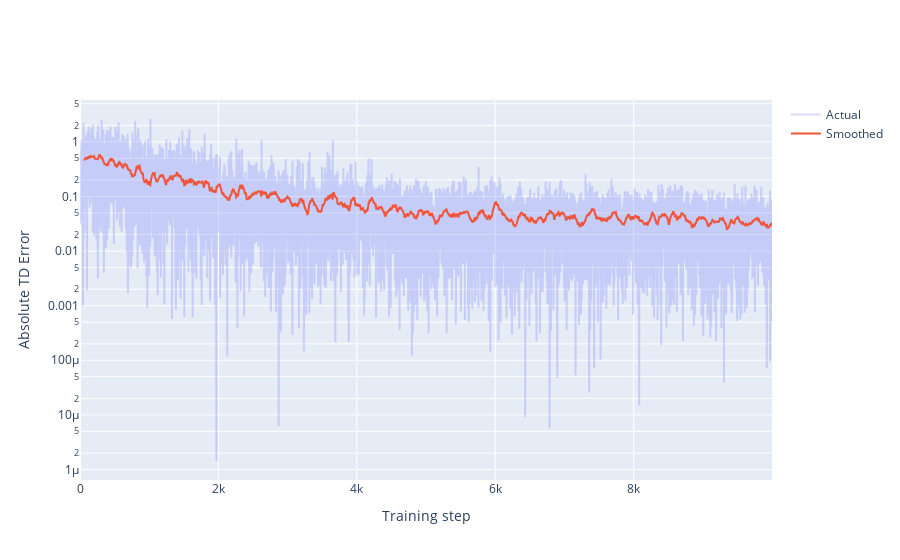

Notebook code cell kept with this figure:
### Code cell
squared_errors = [abs(error) for error in experiment.td_errors]
squared_errors_smoothed = pd.Series(squared_errors).rolling(window=64).mean()
go.Figure(
    layout=dict(xaxis_title="Training step", yaxis_title="Absolute TD Error", yaxis_type="log"),
    data=[
        go.Scatter(name="Actual", y=squared_errors, opacity=0.25),
        go.Scatter(name="Smoothed", y=squared_errors_smoothed),
    ]
)

### Figure 1 — Plotly figure (JSON) as saved in the notebook; plotly's stock layout.template omitted (floating-point values rounded to 4 significant figures; data arrays with more than 128 entries replaced by an {"elided": "..."} marker saying what was removed)
{"data": [{"name": "Actual", "opacity": 0.25, "type": "scatter", "y": {"elided": "10000 float values"}}, {"name": "Smoothed", "type": "scatter", "y": {"elided": "10000 float values"}}], "layout": {"xaxis": {"title": {"text": "Training step"}}, "yaxis": {"title": {"text": "Absolute TD Error"}, "type": "log"}}}
